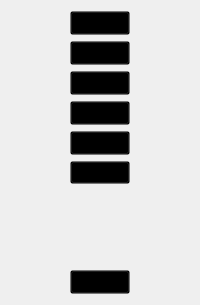
           <widget class="QWidget" name="widget_7" native="true">
            <layout class="QVBoxLayout" name="verticalLayout_12" stretch="1,1,1,0,0,0,0,3,1">
             <item>
              <layout class="QHBoxLayout" name="horizontalLayout_23">
               <item>
                <spacer name="horizontalSpacer_35">
                 <property name="orientation">
                  <enum>Qt::Horizontal</enum>
                 </property>
                 <property name="sizeHint" stdset="0">
                  <size>
                   <width>40</width>
                   <height>20</height>
                  </size>
                 </property>
                </spacer>
               </item>
               <item>
                <widget class="QToolButton" name="setNewItem">
                 <property name="sizePolicy">
                  <sizepolicy hsizetype="Expanding" vsizetype="Expanding">
                   <horstretch>0</horstretch>
                   <verstretch>0</verstretch>
                  </sizepolicy>
                 </property>
                 <property name="font">
                  <font>
                   <family>黑体</family>
                   <pointsize>8</pointsize>
                  </font>
                 </property>
                 <property name="styleSheet">
                  <string notr="true">background-color:transparent;</string>
                 </property>
                 <property name="text">
                  <string>新建站点</string>
                 </property>
                 <property name="icon">
                  <iconset resource="res.qrc">
                   <normaloff>:/res/site.png</normaloff>:/res/site.png</iconset>
                 </property>
                 <property name="iconSize">
                  <size>
                   <width>50</width>
                   <height>50</height>
                  </size>
                 </property>
                 <property name="toolButtonStyle">
                  <enum>Qt::ToolButtonTextUnderIcon</enum>
                 </property>
                </widget>
               </item>
               <item>
                <spacer name="horizontalSpacer_36">
                 <property name="orientation">
                  <enum>Qt::Horizontal</enum>
                 </property>
                 <property name="sizeHint" stdset="0">
                  <size>
                   <width>40</width>
                   <height>20</height>
                  </size>
                 </property>
                </spacer>
               </item>
              </layout>
             </item>
             <item>
              <layout class="QHBoxLayout" name="horizontalLayout_22">
               <item>
                <spacer name="horizontalSpacer_33">
                 <property name="orientation">
                  <enum>Qt::Horizontal</enum>
                 </property>
                 <property name="sizeHint" stdset="0">
                  <size>
                   <width>40</width>
                   <height>20</height>
                  </size>
                 </property>
                </spacer>
               </item>
               <item>
                <widget class="QToolButton" name="toolButton_3">
                 <property name="sizePolicy">
                  <sizepolicy hsizetype="Expanding" vsizetype="Expanding">
                   <horstretch>0</horstretch>
                   <verstretch>0</verstretch>
                  </sizepolicy>
                 </property>
                 <property name="font">
                  <font>
                   <family>黑体</family>
                   <pointsize>8</pointsize>
                  </font>
                 </property>
                 <property name="styleSheet">
                  <string notr="true">background-color:transparent;</string>
                 </property>
                 <property name="text">
                  <string>新建路线</string>
                 </property>
                 <property name="icon">
                  <iconset resource="res.qrc">
                   <normaloff>:/res/path.png</normaloff>:/res/path.png</iconset>
                 </property>
                 <property name="iconSize">
                  <size>
                   <width>50</width>
                   <height>50</height>
                  </size>
                 </property>
                 <property name="toolButtonStyle">
                  <enum>Qt::ToolButtonTextUnderIcon</enum>
                 </property>
                </widget>
               </item>
               <item>
                <spacer name="horizontalSpacer_34">
                 <property name="orientation">
                  <enum>Qt::Horizontal</enum>
                 </property>
                 <property name="sizeHint" stdset="0">
                  <size>
                   <width>40</width>
                   <height>20</height>
                  </size>
                 </property>
                </spacer>
               </item>
              </layout>
             </item>
             <item>
              <layout class="QHBoxLayout" name="horizontalLayout_21">
               <item>
                <spacer name="horizontalSpacer_31">
                 <property name="orientation">
                  <enum>Qt::Horizontal</enum>
                 </property>
                 <property name="sizeHint" stdset="0">
                  <size>
                   <width>40</width>
                   <height>20</height>
                  </size>
                 </property>
                </spacer>
               </item>
               <item>
                <widget class="QToolButton" name="SDeIeteButton">
                 <property name="sizePolicy">
                  <sizepolicy hsizetype="Expanding" vsizetype="Expanding">
                   <horstretch>0</horstretch>
                   <verstretch>0</verstretch>
                  </sizepolicy>
                 </property>
                 <property name="font">
                  <font>
                   <family>黑体</family>
                   <pointsize>8</pointsize>
                  </font>
                 </property>
                 <property name="styleSheet">
                  <string notr="true">background-color:transparent;</string>
                 </property>
                 <property name="text">
                  <string>删除</string>
                 </property>
                 <property name="icon">
                  <iconset resource="res.qrc">
                   <normaloff>:/res/delete.png</normaloff>:/res/delete.png</iconset>
                 </property>
                 <property name="iconSize">
                  <size>
                   <width>50</width>
                   <height>50</height>
                  </size>
                 </property>
                 <property name="toolButtonStyle">
                  <enum>Qt::ToolButtonTextUnderIcon</enum>
                 </property>
                </widget>
               </item>
               <item>
                <spacer name="horizontalSpacer_32">
                 <property name="orientation">
                  <enum>Qt::Horizontal</enum>
                 </property>
                 <property name="sizeHint" stdset="0">
                  <size>
                   <width>40</width>
                   <height>20</height>
                  </size>
                 </property>
                </spacer>
               </item>
              </layout>
             </item>
             <item>
              <layout class="QHBoxLayout" name="horizontalLayout_34">
               <item>
                <spacer name="horizontalSpacer_54">
                 <property name="orientation">
                  <enum>Qt::Horizontal</enum>
                 </property>
                 <property name="sizeHint" stdset="0">
                  <size>
                   <width>40</width>
                   <height>20</height>
                  </size>
                 </property>
                </spacer>
               </item>
               <item>
                <widget class="QToolButton" name="NavcontinueButton">
                 <property name="sizePolicy">
                  <sizepolicy hsizetype="Expanding" vsizetype="Expanding">
                   <horstretch>0</horstretch>
                   <verstretch>0</verstretch>
                  </sizepolicy>
                 </property>
                 <property name="font">
                  <font>
                   <family>黑体</family>
                   <pointsize>8</pointsize>
                  </font>
                 </property>
                 <property name="styleSheet">
                  <string notr="true">background-color:transparent;</string>
                 </property>
                 <property name="text">
                  <string>继续</string>
                 </property>
                 <property name="icon">
                  <iconset resource="res.qrc">
                   <normaloff>:/res/stop.png</normaloff>:/res/stop.png</iconset>
                 </property>
                 <property name="iconSize">
                  <size>
                   <width>50</width>
                   <height>50</height>
                  </size>
                 </property>
                 <property name="toolButtonStyle">
                  <enum>Qt::ToolButtonTextUnderIcon</enum>
                 </property>
                </widget>
               </item>
               <item>
                <spacer name="horizontalSpacer_55">
                 <property name="orientation">
                  <enum>Qt::Horizontal</enum>
                 </property>
                 <property name="sizeHint" stdset="0">
                  <size>
                   <width>40</width>
                   <height>20</height>
                  </size>
                 </property>
                </spacer>
               </item>
              </layout>
             </item>
             <item>
              <layout class="QHBoxLayout" name="horizontalLayout_33">
               <item>
                <spacer name="horizontalSpacer_52">
                 <property name="orientation">
                  <enum>Qt::Horizontal</enum>
                 </property>
                 <property name="sizeHint" stdset="0">
                  <size>
                   <width>40</width>
                   <height>20</height>
                  </size>
                 </property>
                </spacer>
               </item>
               <item>
                <widget class="QToolButton" name="NavstopButton">
                 <property name="sizePolicy">
                  <sizepolicy hsizetype="Expanding" vsizetype="Expanding">
                   <horstretch>0</horstretch>
                   <verstretch>0</verstretch>
                  </sizepolicy>
                 </property>
                 <property name="font">
                  <font>
                   <family>黑体</family>
                   <pointsize>8</pointsize>
                  </font>
                 </property>
                 <property name="styleSheet">
                  <string notr="true">background-color:transparent;</string>
                 </property>
                 <property name="text">
                  <string>暂停</string>
                 </property>
                 <property name="icon">
                  <iconset resource="res.qrc">
                   <normaloff>:/res/continue.png</normaloff>:/res/continue.png</iconset>
                 </property>
                 <property name="iconSize">
                  <size>
                   <width>50</width>
                   <height>50</height>
                  </size>
                 </property>
                 <property name="toolButtonStyle">
                  <enum>Qt::ToolButtonTextUnderIcon</enum>
                 </property>
                </widget>
               </item>
               <item>
                <spacer name="horizontalSpacer_53">
                 <property name="orientation">
                  <enum>Qt::Horizontal</enum>
                 </property>
                 <property name="sizeHint" stdset="0">
                  <size>
                   <width>40</width>
                   <height>20</height>
                  </size>
                 </property>
                </spacer>
               </item>
              </layout>
             </item>
             <item>
              <layout class="QHBoxLayout" name="horizontalLayout_35">
               <item>
                <spacer name="horizontalSpacer_56">
                 <property name="orientation">
                  <enum>Qt::Horizontal</enum>
                 </property>
                 <property name="sizeHint" stdset="0">
                  <size>
                   <width>40</width>
                   <height>20</height>
                  </size>
                 </property>
                </spacer>
               </item>
               <item>
                <widget class="QToolButton" name="NewIPButton">
                 <property name="sizePolicy">
                  <sizepolicy hsizetype="Expanding" vsizetype="Expanding">
                   <horstretch>0</horstretch>
                   <verstretch>0</verstretch>
                  </sizepolicy>
                 </property>
                 <property name="font">
                  <font>
                   <family>黑体</family>
                   <pointsize>8</pointsize>
                  </font>
                 </property>
                 <property name="styleSheet">
                  <string notr="true">background-color:transparent;</string>
                 </property>
                 <property name="text">
                  <string>IP</string>
                 </property>
                 <property name="icon">
                  <iconset resource="res.qrc">
                   <normaloff>:/res/NewIP.png</normaloff>:/res/NewIP.png</iconset>
                 </property>
                 <property name="iconSize">
                  <size>
                   <width>50</width>
                   <height>50</height>
                  </size>
                 </property>
                 <property name="toolButtonStyle">
                  <enum>Qt::ToolButtonTextUnderIcon</enum>
                 </property>
                </widget>
               </item>
               <item>
                <spacer name="horizontalSpacer_57">
                 <property name="orientation">
                  <enum>Qt::Horizontal</enum>
                 </property>
                 <property name="sizeHint" stdset="0">
                  <size>
                   <width>40</width>
                   <height>20</height>
                  </size>
                 </property>
                </spacer>
               </item>
              </layout>
             </item>
             <item>
              <spacer name="verticalSpacer_4">
               <property name="orientation">
                <enum>Qt::Vertical</enum>
               </property>
               <property name="sizeHint" stdset="0">
                <size>
                 <width>20</width>
                 <height>40</height>
                </size>
               </property>
              </spacer>
             </item>
             <item>
              <spacer name="verticalSpacer_8">
               <property name="orientation">
                <enum>Qt::Vertical</enum>
               </property>
               <property name="sizeHint" stdset="0">
                <size>
                 <width>20</width>
                 <height>40</height>
                </size>
               </property>
              </spacer>
             </item>
             <item>
              <layout class="QHBoxLayout" name="horizontalLayout_6">
               <item>
                <spacer name="horizontalSpacer_19">
                 <property name="orientation">
                  <enum>Qt::Horizontal</enum>
                 </property>
                 <property name="sizeHint" stdset="0">
                  <size>
                   <width>40</width>
                   <height>20</height>
                  </size>
                 </property>
                </spacer>
               </item>
               <item>
                <widget class="QToolButton" name="toolButton_4">
                 <property name="sizePolicy">
                  <sizepolicy hsizetype="Expanding" vsizetype="Expanding">
                   <horstretch>0</horstretch>
                   <verstretch>0</verstretch>
                  </sizepolicy>
                 </property>
                 <property name="font">
                  <font>
                   <family>黑体</family>
                   <pointsize>8</pointsize>
                  </font>
                 </property>
                 <property name="styleSheet">
                  <string notr="true">background-color:transparent;</string>
                 </property>
                 <property name="text">
                  <string>设置</string>
                 </property>
                 <property name="icon">
                  <iconset resource="res.qrc">
                   <normaloff>:/res/set.png</normaloff>:/res/set.png</iconset>
                 </property>
                 <property name="iconSize">
                  <size>
                   <width>50</width>
                   <height>50</height>
                  </size>
                 </property>
                 <property name="toolButtonStyle">
                  <enum>Qt::ToolButtonTextUnderIcon</enum>
                 </property>
                </widget>
               </item>
               <item>
                <spacer name="horizontalSpacer_30">
                 <property name="orientation">
                  <enum>Qt::Horizontal</enum>
                 </property>
                 <property name="sizeHint" stdset="0">
                  <size>
                   <width>40</width>
                   <height>20</height>
                  </size>
                 </property>
                </spacer>
               </item>
              </layout>
             </item>
            </layout>
           </widget>
